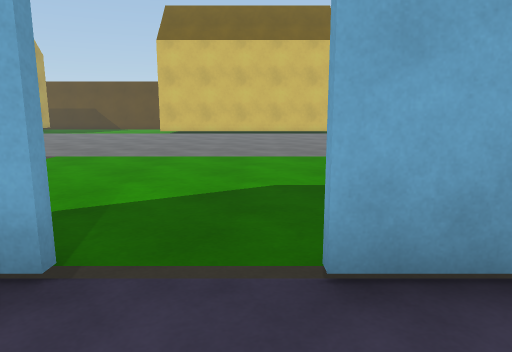
view 1 (above)

24 first-person views from a walk through a 3-D level made in the Unity game engine. The camera is 1.2 m above the floor, tilts 10° down and sees 70° across. The floor is counted in squares, 1 m on a side. Each view is taken from the middle of a square. On the plan, view 1 faces up. The plan holds only what a view shows up to about 15 squares ahead; the rest is blank. The place goes on beyond the plan. The player is left out. Door leaves are left out, so doorways stand open. Some surface patterns are stand-ins.

view 2
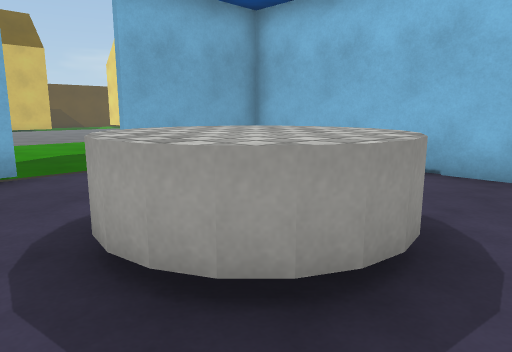

view 3
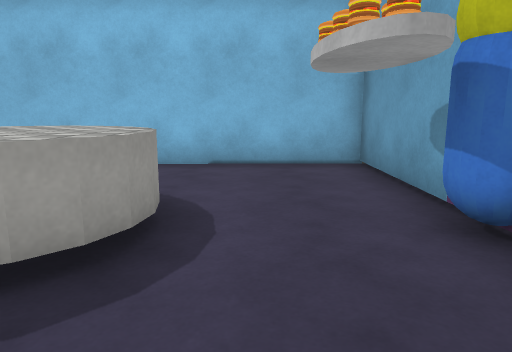

view 4
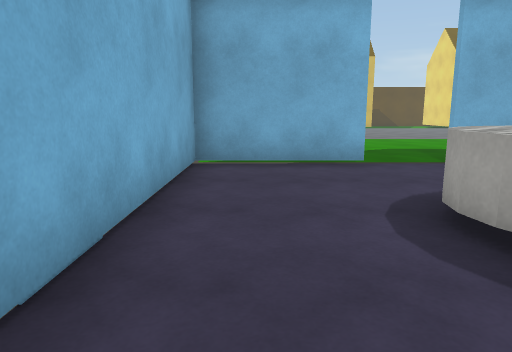

view 5
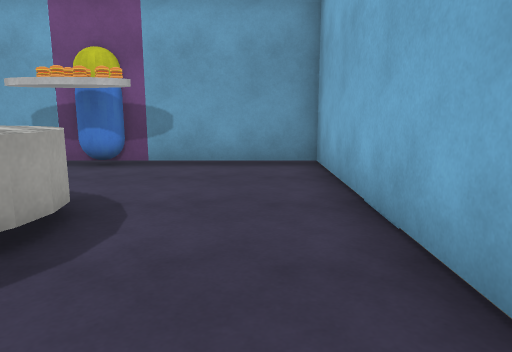

view 6
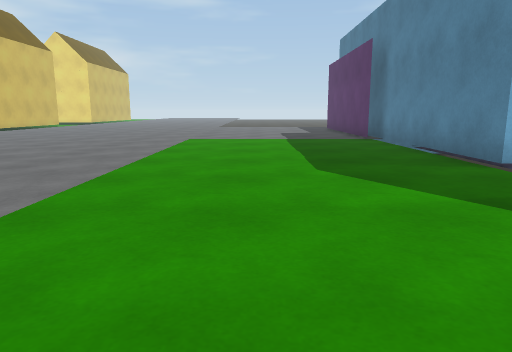

view 7
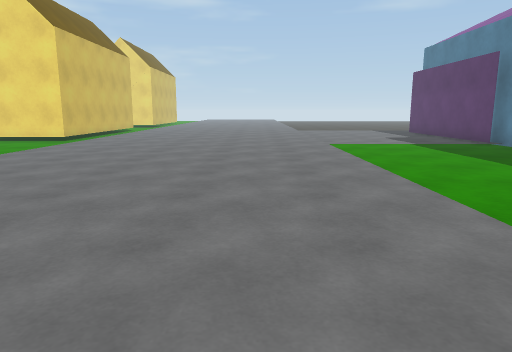

view 8
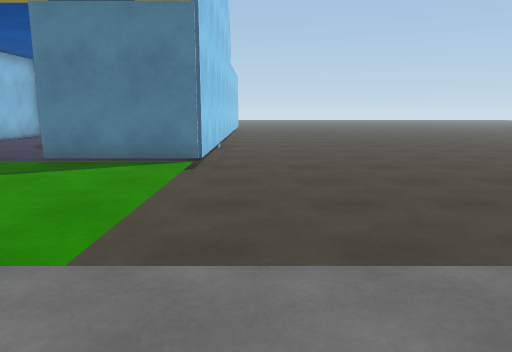

view 9
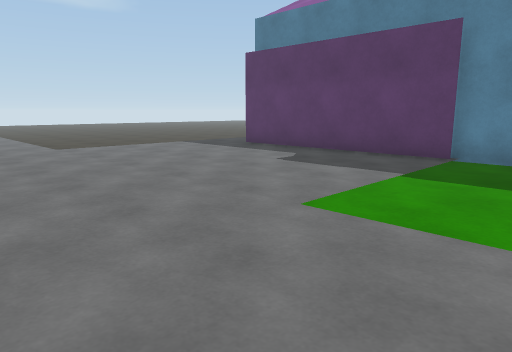

view 10
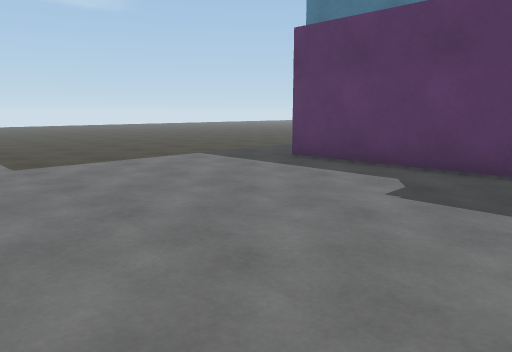

view 11
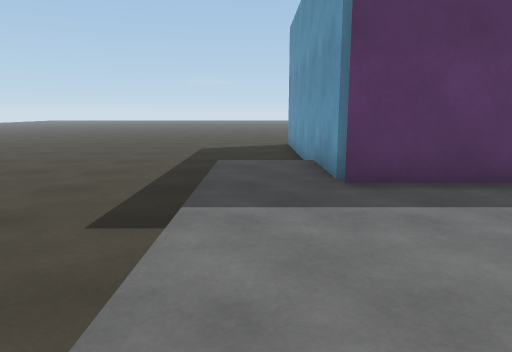

view 12
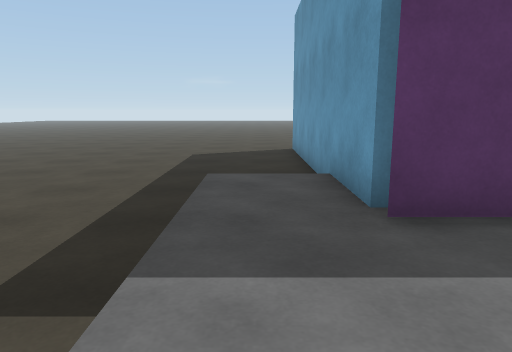

view 13
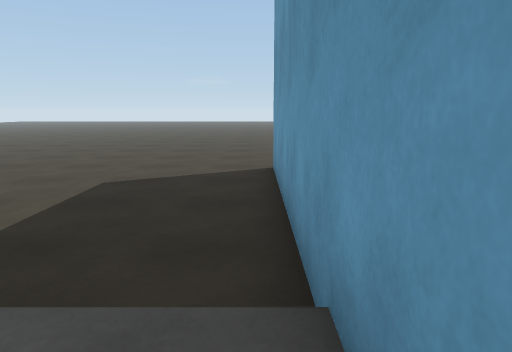

view 14
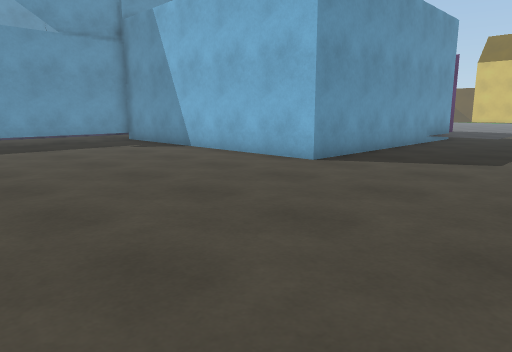

view 15
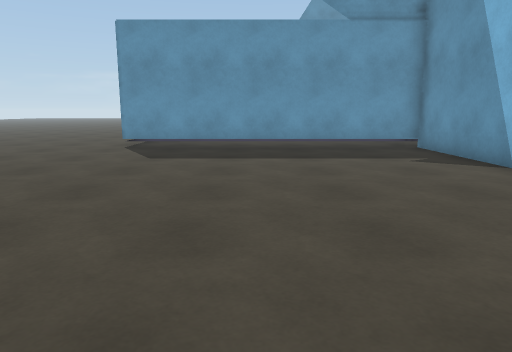

view 16
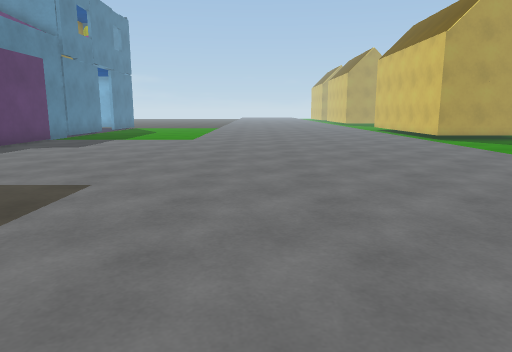

view 17
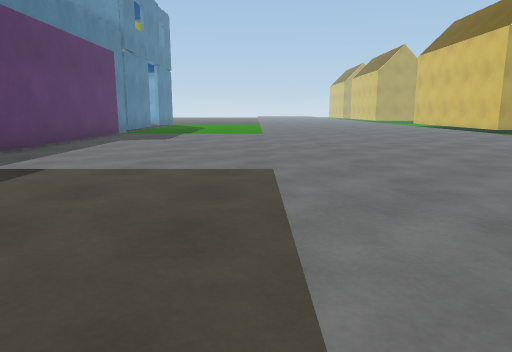

view 18
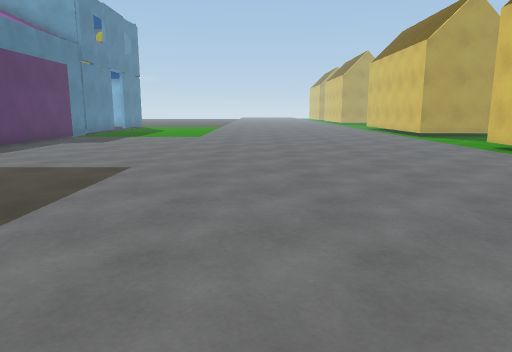

view 19
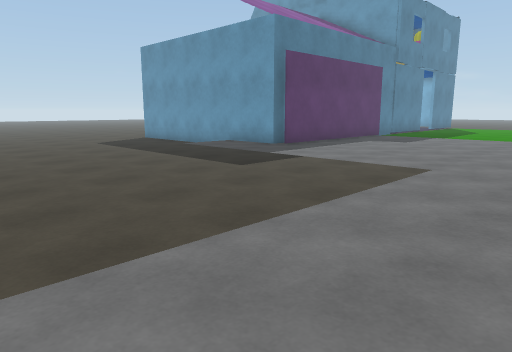

view 20
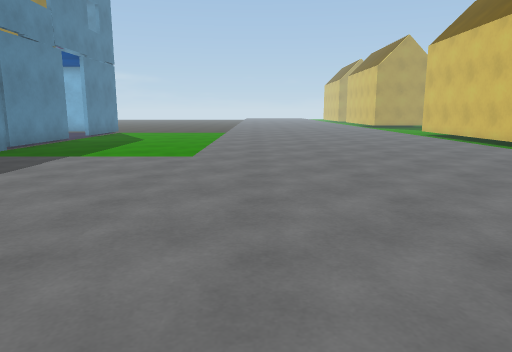

view 21
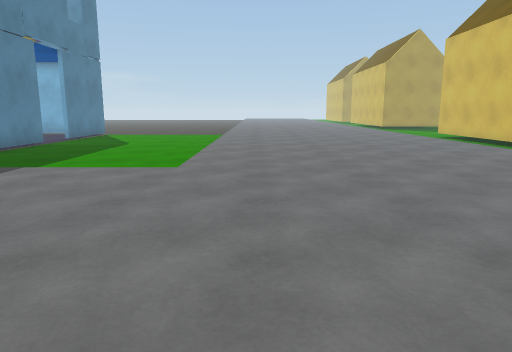

view 22
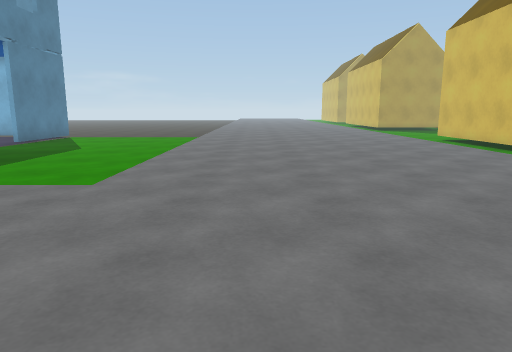

view 23
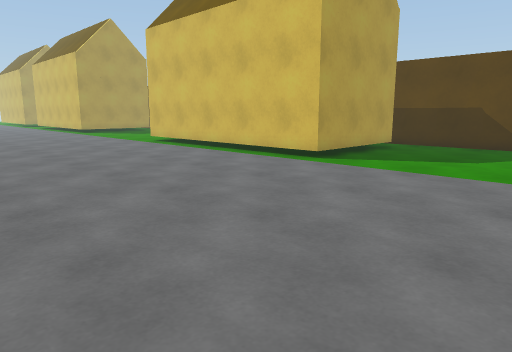

view 24
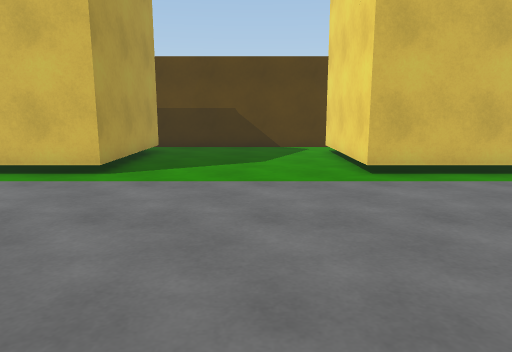

### Floor plan
Key: @ floor where view 1 was taken; # wall or solid block; . main floor; - floor 0.25 m lower than the main floor; / step, stairs or slope; D open door; ^ raised ledge; T thing the floor can be seen under or through; O other object.
Columns run from 10 left of view 1 to 25 right of it. Each row starts with its distance up from view 1.
 28               ########
 27               --------
 26               O------O
 25               O------O
 24               O------O
 23               O------O
 22        OOO    O------O
 21        OOOOOOOO------OOOO
 20              -----------
 19        ...................
 18       ......................
 17      ........................
 16     ...........................
 15   ..............................
 14   ................................
 13    ...............................
 12    ............................... .
 11     ...............................
 10  ...................................
  9 -----....................../--------
  8 -----....................../--------
  7 -----....................../--------
  6 -----....................../-------
  5 -----....................../-------
  4 -----....................../-------
  3 -----#TTTDD####..########../------
  2 -----#...DD...######    #../------
  1 -----#......   #        #../------
  0 -----#....@.   #        #///------
 -1 -----#...^^..  #        #---------
 -2 -----#..^^^^...#        #----------
 -3 -----#..^^^^...#        #----------
 -4     -#...^^....#        #-----------
 -5      #.........#        #-----------
 -6      #..OOOO...#        #-----------
 -7      #...OO....##########-----------
 -8      ####OO#####--------------------
 -9             ..T-------------------
-10             ..T-------------------
-11             ..T--------------------
-12             ..T---------------------
-13             ..T---------------------
-14             ..T---------------
-15               T----------- -- -

Positions as (right, up) in squares from view 1, and headings:
1: (0, 0), facing up
2: (-3, -5), facing up-right
3: (-4, -5), facing right
4: (-4, -6), facing up
5: (-4, 1), facing down
6: (-6, 7), facing right
7: (-7, 12), facing right
8: (-7, 12), facing down
9: (4, 13), facing down-right
10: (8, 11), facing down-right
11: (16, 9), facing down
12: (16, 7), facing down
13: (15, 2), facing down
14: (20, -15), facing up-left
15: (17, -13), facing left
16: (23, 12), facing left
17: (23, 9), facing left
18: (25, 12), facing left
19: (25, 12), facing down-left
20: (17, 11), facing left
21: (15, 11), facing left
22: (13, 12), facing left
23: (11, 12), facing up-left
24: (8, 13), facing up
